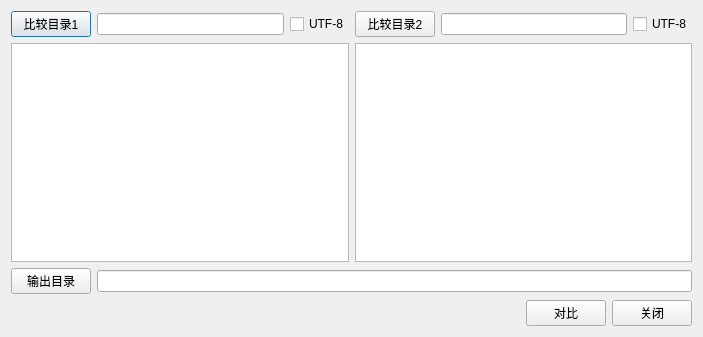
<?xml version="1.0" encoding="UTF-8"?>
<ui version="4.0">
 <class>Dialog</class>
 <widget class="QDialog" name="Dialog">
  <property name="geometry">
   <rect>
    <x>0</x>
    <y>0</y>
    <width>703</width>
    <height>337</height>
   </rect>
  </property>
  <property name="windowTitle">
   <string>Dialog</string>
  </property>
  <layout class="QGridLayout" name="gridLayout_3">
   <item row="0" column="0">
    <layout class="QGridLayout" name="gridLayout">
     <item row="0" column="0">
      <widget class="QPushButton" name="pBtnDir1">
       <property name="text">
        <string>比较目录1</string>
       </property>
      </widget>
     </item>
     <item row="0" column="1">
      <widget class="QLineEdit" name="lEdit1">
       <property name="readOnly">
        <bool>true</bool>
       </property>
      </widget>
     </item>
     <item row="0" column="2">
      <widget class="QCheckBox" name="cbox_utf8">
       <property name="text">
        <string>UTF-8</string>
       </property>
      </widget>
     </item>
     <item row="1" column="0" colspan="3">
      <widget class="QTableView" name="tableView1"/>
     </item>
    </layout>
   </item>
   <item row="0" column="1">
    <layout class="QGridLayout" name="gridLayout_2">
     <item row="0" column="0">
      <widget class="QPushButton" name="pBtnDir2">
       <property name="text">
        <string>比较目录2</string>
       </property>
      </widget>
     </item>
     <item row="0" column="1">
      <widget class="QLineEdit" name="lEdit2">
       <property name="readOnly">
        <bool>true</bool>
       </property>
      </widget>
     </item>
     <item row="0" column="2">
      <widget class="QCheckBox" name="cbox_utf8_2">
       <property name="text">
        <string>UTF-8</string>
       </property>
      </widget>
     </item>
     <item row="1" column="0" colspan="3">
      <widget class="QTableView" name="tableView2"/>
     </item>
    </layout>
   </item>
   <item row="2" column="0" colspan="2">
    <layout class="QHBoxLayout" name="horizontalLayout">
     <item>
      <widget class="QLabel" name="labInfo">
       <property name="styleSheet">
        <string notr="true">color: rgb(255, 0, 0);</string>
       </property>
       <property name="text">
        <string/>
       </property>
      </widget>
     </item>
     <item>
      <spacer name="horizontalSpacer">
       <property name="orientation">
        <enum>Qt::Horizontal</enum>
       </property>
       <property name="sizeHint" stdset="0">
        <size>
         <width>40</width>
         <height>20</height>
        </size>
       </property>
      </spacer>
     </item>
     <item>
      <widget class="QPushButton" name="pBtnCmp">
       <property name="text">
        <string>对比</string>
       </property>
      </widget>
     </item>
     <item>
      <widget class="QPushButton" name="pBtnClose">
       <property name="text">
        <string>关闭</string>
       </property>
      </widget>
     </item>
    </layout>
   </item>
   <item row="1" column="0" colspan="2">
    <layout class="QHBoxLayout" name="horizontalLayout_2">
     <item>
      <widget class="QPushButton" name="pBtnExpDir">
       <property name="text">
        <string>输出目录</string>
       </property>
      </widget>
     </item>
     <item>
      <widget class="QLineEdit" name="lEditExp"/>
     </item>
    </layout>
   </item>
  </layout>
 </widget>
 <layoutdefault spacing="6" margin="11"/>
 <resources/>
 <connections/>
</ui>
